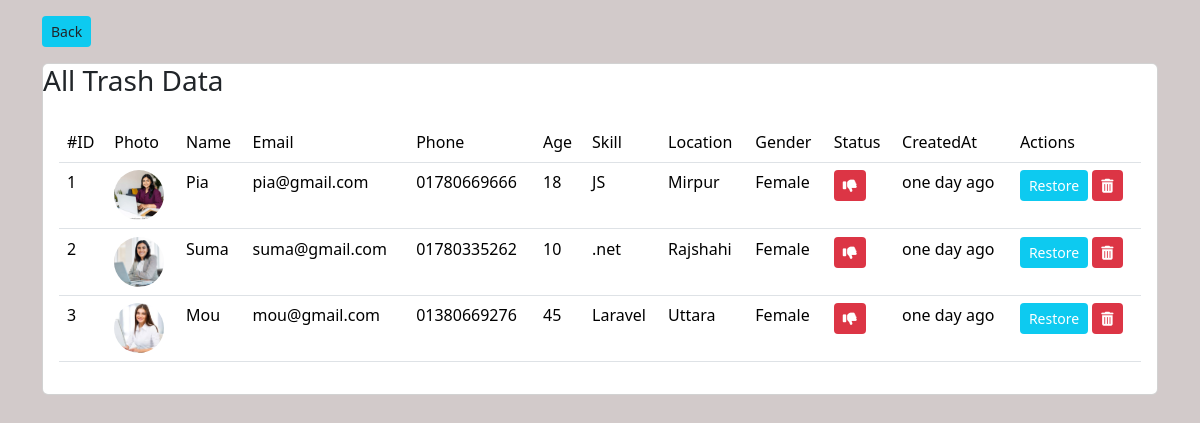
The app's page /trash.php with its own data.
### tables this page shows
CREATE TABLE `devs` (
  `id` int(11) NOT NULL,
  `name` varchar(100) NOT NULL,
  `email` varchar(100) NOT NULL,
  `phone` varchar(20) NOT NULL,
  `age` int(3) NOT NULL,
  `skill` varchar(100) NOT NULL,
  `location` varchar(100) NOT NULL,
  `gender` varchar(100) NOT NULL,
  `photo` varchar(500) NOT NULL,
  `status` tinyint(1) NOT NULL DEFAULT '1',
  `trash` tinyint(1) DEFAULT '0',
  `createdAT` timestamp(6) NOT NULL DEFAULT CURRENT_TIMESTAMP(6),
  `updatedAT` timestamp(6) NULL DEFAULT NULL
);

### config/connectDb.php (called while the page is built)
<?php
function connect()
{
	try {
		$connection = new PDO('mysql:host=localhost;dbname=dbCrud', 'marufa', 'localhost');
		return $connection;
	} catch (PDOException $error) {
		return $error->getMessage();
	}
}

### app/functions.php (called while the page is built, shortened)
<?php
function timeAgo($timestamp)
{
	$timestamp = preg_replace('/\.\d+$/', '', $timestamp);
	$timestamp = strtotime($timestamp);
	$timeDifference = time() - $timestamp;
	$seconds = $timeDifference;
	$minutes = floor($seconds / 60);
	$hours = floor($seconds / 3600);
	$days = floor($seconds / 86400);
	$weeks = floor($seconds / 604800);
	$months = floor($seconds / 2629440);
	$years = floor($seconds / 31553280);
	if ($seconds < 60) {
		return "Just now";
	} elseif ($minutes < 60) {
		return ($minutes == 1) ? "one minute ago" : "$minutes minutes ago";
	} elseif ($hours < 24) {
		return ($hours == 1) ? "one hour ago" : "$hours hours ago";
	} elseif ($days < 7) {
		return ($days == 1) ? "one day ago" : "$days days ago";
	} elseif ($weeks < 4) {
		return ($weeks == 1) ? "one week ago" : "$weeks weeks ago";
	} elseif ($months < 12) {
		return ($months == 1) ? "one month ago" : "$months months ago";
	} else {
		return ($years == 1) ? "one year ago" : "$years years ago";
	}
}

### trash.php (the view, shortened to what this page needs)
<!DOCTYPE html>
<html lang="en">
<head>
	<link href=" https://cdn.jsdelivr.net/npm/bootstrap@5.3.3/dist/css/bootstrap.min.css" rel="stylesheet">
	<link rel="stylesheet" href="https://cdnjs.cloudflare.com/ajax/libs/font-awesome/6.6.0/css/all.min.css" />
	<link rel="stylesheet" href="assets/style.css">
</head>
<body>
	<div class="container">
		<div class="row">
			<div class="col-md-12">
				<a class="btn btn-sm bg-info  my-3" href="index.php">Back </a>
				<div class="card">
					<div class="crad-header">
						<h3>All Trash Data</h3>
					</div>
					<div class="card-body">
						<table class="table">
							<tr>
								<thead>
									<td>#ID</td>
									<td>Photo</td>
									<td>Name</td>
									<td>Email</td>
									<td>Phone</td>
									<td>Age</td>
									<td>Skill</td>
									<td>Location</td>
									<td>Gender</td>
									<td>Status</td>
									<td>CreatedAt</td>
									<td>Actions</td>
								</thead>
							</tr>
							<?php
							$sql = 'SELECT * FROM devs WHERE trash = 1; ';
							$statement = connect()->prepare($sql);
							$statement->execute();
							$datas = $statement->fetchAll(PDO::FETCH_OBJ);
							$i = 1;
							foreach ($datas as $item):
							?>
								<tr>
									<tbody>
										<td><?php echo $i++; ?></td>
										<td><img src="media/photos/<?php echo $item->photo ?>" alt=""></td>
										<td><?php echo $item->name ?></td>
										<td><?php echo $item->email ?></td>
										<td><?php echo $item->phone ?></td>
										<td><?php echo $item->age ?></td>
										<td><?php echo $item->skill ?></td>
										<td><?php echo $item->location ?></td>
										<td><?php echo $item->gender ?></td>
										<td><button class="btn btn-sm bg-danger text-white"><i class="fa-solid fa-thumbs-down"></i></button></td>
										<td><?php echo timeAgo($item->createdAT) ?></td>
										<td>
											<a class="btn btn-sm bg-info text-white" href="trash.php?restoreId=<?php echo  $item->id ?>">Restore</a>
											<a class="btn btn-sm bg-danger text-white" href="trash.php?parmanentDeleteID=<?php echo  $item->id ?>&deletePhoto=<?php echo $item->photo ?>"><i class="fa-solid fa-trash-can"></i></a>
										</td>
									</tbody>
								</tr>
							<?php endforeach; ?>
						</table>
					</div>
				</div>
			</div>
		</div>
	</div>
</body>
</html>

### assets/style.css (style rules this page uses)
body { background-color: #d2caca; }
table img { height: 50px; width: 50px; border-radius: 50%; object-fit: cover; }

### records on screen
devs: photo (picture), name "Pia", email "pia@gmail.com", phone "01780669666", age "18", skill "JS", location "Mirpur", gender "Female", createdAT "one day ago"
devs: photo (picture), name "Suma", email "suma@gmail.com", phone "01780335262", age "10", skill ".net", location "Rajshahi", gender "Female", createdAT "one day ago"
devs: photo (picture), name "Mou", email "mou@gmail.com", phone "01380669276", age "45", skill "Laravel", location "Uttara", gender "Female", createdAT "one day ago"
